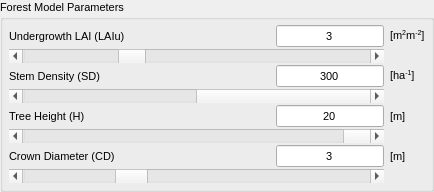
        <widget class="QgsCollapsibleGroupBox" name="ForestMP_Box">
         <property name="enabled">
          <bool>true</bool>
         </property>
         <property name="maximumSize">
          <size>
           <width>16777215</width>
           <height>16777215</height>
          </size>
         </property>
         <property name="font">
          <font>
           <pointsize>8</pointsize>
           <strikeout>false</strikeout>
          </font>
         </property>
         <property name="title">
          <string>Forest Model Parameters</string>
         </property>
         <property name="flat">
          <bool>true</bool>
         </property>
         <property name="collapsed" stdset="0">
          <bool>false</bool>
         </property>
         <property name="saveCollapsedState" stdset="0">
          <bool>false</bool>
         </property>
         <property name="saveCheckedState" stdset="0">
          <bool>false</bool>
         </property>
         <layout class="QGridLayout" name="gridLayout_5">
          <property name="leftMargin">
           <number>6</number>
          </property>
          <property name="topMargin">
           <number>6</number>
          </property>
          <property name="rightMargin">
           <number>6</number>
          </property>
          <property name="bottomMargin">
           <number>6</number>
          </property>
          <property name="verticalSpacing">
           <number>2</number>
          </property>
          <item row="2" column="0">
           <widget class="QLabel" name="SD_Text">
            <property name="sizePolicy">
             <sizepolicy hsizetype="Minimum" vsizetype="Preferred">
              <horstretch>0</horstretch>
              <verstretch>0</verstretch>
             </sizepolicy>
            </property>
            <property name="minimumSize">
             <size>
              <width>125</width>
              <height>0</height>
             </size>
            </property>
            <property name="maximumSize">
             <size>
              <width>16777215</width>
              <height>20</height>
             </size>
            </property>
            <property name="text">
             <string>Stem Density (SD)</string>
            </property>
           </widget>
          </item>
          <item row="4" column="0">
           <widget class="QLabel" name="TreeH_Text">
            <property name="sizePolicy">
             <sizepolicy hsizetype="Minimum" vsizetype="Preferred">
              <horstretch>0</horstretch>
              <verstretch>0</verstretch>
             </sizepolicy>
            </property>
            <property name="minimumSize">
             <size>
              <width>125</width>
              <height>0</height>
             </size>
            </property>
            <property name="maximumSize">
             <size>
              <width>16777215</width>
              <height>20</height>
             </size>
            </property>
            <property name="text">
             <string>Tree Height (H)</string>
            </property>
           </widget>
          </item>
          <item row="0" column="0">
           <widget class="QLabel" name="LAIu_Text">
            <property name="enabled">
             <bool>true</bool>
            </property>
            <property name="sizePolicy">
             <sizepolicy hsizetype="Minimum" vsizetype="Preferred">
              <horstretch>0</horstretch>
              <verstretch>0</verstretch>
             </sizepolicy>
            </property>
            <property name="minimumSize">
             <size>
              <width>125</width>
              <height>0</height>
             </size>
            </property>
            <property name="maximumSize">
             <size>
              <width>16777215</width>
              <height>20</height>
             </size>
            </property>
            <property name="text">
             <string>Undergrowth LAI (LAIu)</string>
            </property>
           </widget>
          </item>
          <item row="6" column="0">
           <widget class="QLabel" name="CD_Text">
            <property name="sizePolicy">
             <sizepolicy hsizetype="Minimum" vsizetype="Preferred">
              <horstretch>0</horstretch>
              <verstretch>0</verstretch>
             </sizepolicy>
            </property>
            <property name="minimumSize">
             <size>
              <width>125</width>
              <height>0</height>
             </size>
            </property>
            <property name="maximumSize">
             <size>
              <width>16777215</width>
              <height>20</height>
             </size>
            </property>
            <property name="text">
             <string>Crown Diameter (CD)</string>
            </property>
           </widget>
          </item>
          <item row="6" column="2">
           <widget class="QLineEdit" name="CD_lineEdit">
            <property name="sizePolicy">
             <sizepolicy hsizetype="Expanding" vsizetype="Minimum">
              <horstretch>0</horstretch>
              <verstretch>0</verstretch>
             </sizepolicy>
            </property>
            <property name="minimumSize">
             <size>
              <width>0</width>
              <height>0</height>
             </size>
            </property>
            <property name="inputMethodHints">
             <set>Qt::ImhDigitsOnly</set>
            </property>
            <property name="text">
             <string>3</string>
            </property>
            <property name="frame">
             <bool>true</bool>
            </property>
            <property name="alignment">
             <set>Qt::AlignCenter</set>
            </property>
           </widget>
          </item>
          <item row="3" column="0" colspan="3">
           <widget class="QScrollBar" name="SD_Slide">
            <property name="maximum">
             <number>50000000</number>
            </property>
            <property name="singleStep">
             <number>1000000</number>
            </property>
            <property name="pageStep">
             <number>1000000</number>
            </property>
            <property name="value">
             <number>3000000</number>
            </property>
            <property name="orientation">
             <enum>Qt::Horizontal</enum>
            </property>
           </widget>
          </item>
          <item row="7" column="0" colspan="3">
           <widget class="QScrollBar" name="CD_Slide">
            <property name="minimum">
             <number>1000</number>
            </property>
            <property name="maximum">
             <number>300000</number>
            </property>
            <property name="singleStep">
             <number>10000</number>
            </property>
            <property name="pageStep">
             <number>10000</number>
            </property>
            <property name="value">
             <number>30000</number>
            </property>
            <property name="orientation">
             <enum>Qt::Horizontal</enum>
            </property>
           </widget>
          </item>
          <item row="4" column="2">
           <widget class="QLineEdit" name="TreeH_lineEdit">
            <property name="sizePolicy">
             <sizepolicy hsizetype="Expanding" vsizetype="Minimum">
              <horstretch>0</horstretch>
              <verstretch>0</verstretch>
             </sizepolicy>
            </property>
            <property name="minimumSize">
             <size>
              <width>0</width>
              <height>0</height>
             </size>
            </property>
            <property name="inputMethodHints">
             <set>Qt::ImhDigitsOnly</set>
            </property>
            <property name="text">
             <string>20</string>
            </property>
            <property name="frame">
             <bool>true</bool>
            </property>
            <property name="alignment">
             <set>Qt::AlignCenter</set>
            </property>
           </widget>
          </item>
          <item row="1" column="0" colspan="3">
           <widget class="QScrollBar" name="LAIu_Slide">
            <property name="minimum">
             <number>100</number>
            </property>
            <property name="maximum">
             <number>100000</number>
            </property>
            <property name="singleStep">
             <number>100</number>
            </property>
            <property name="value">
             <number>30000</number>
            </property>
            <property name="orientation">
             <enum>Qt::Horizontal</enum>
            </property>
           </widget>
          </item>
          <item row="2" column="2">
           <widget class="QLineEdit" name="SD_lineEdit">
            <property name="sizePolicy">
             <sizepolicy hsizetype="Expanding" vsizetype="Minimum">
              <horstretch>0</horstretch>
              <verstretch>0</verstretch>
             </sizepolicy>
            </property>
            <property name="minimumSize">
             <size>
              <width>0</width>
              <height>0</height>
             </size>
            </property>
            <property name="inputMethodHints">
             <set>Qt::ImhDigitsOnly</set>
            </property>
            <property name="text">
             <string>300</string>
            </property>
            <property name="frame">
             <bool>true</bool>
            </property>
            <property name="alignment">
             <set>Qt::AlignCenter</set>
            </property>
           </widget>
          </item>
          <item row="5" column="0" colspan="3">
           <widget class="QScrollBar" name="TreeH_Slide">
            <property name="maximum">
             <number>500000</number>
            </property>
            <property name="singleStep">
             <number>10000</number>
            </property>
            <property name="pageStep">
             <number>1000</number>
            </property>
            <property name="value">
             <number>200000</number>
            </property>
            <property name="orientation">
             <enum>Qt::Horizontal</enum>
            </property>
           </widget>
          </item>
          <item row="2" column="3">
           <widget class="QLabel" name="label_4">
            <property name="text">
             <string>&lt;html&gt;&lt;head/&gt;&lt;body&gt;&lt;p&gt;[ha&lt;span style=&quot; vertical-align:super;&quot;&gt;-1&lt;/span&gt;]&lt;/p&gt;&lt;/body&gt;&lt;/html&gt;</string>
            </property>
           </widget>
          </item>
          <item row="0" column="3">
           <widget class="QLabel" name="label_2">
            <property name="text">
             <string>&lt;html&gt;&lt;head/&gt;&lt;body&gt;&lt;p&gt;[m&lt;span style=&quot; vertical-align:super;&quot;&gt;2&lt;/span&gt;m&lt;span style=&quot; vertical-align:super;&quot;&gt;-2&lt;/span&gt;]&lt;/p&gt;&lt;/body&gt;&lt;/html&gt;</string>
            </property>
           </widget>
          </item>
          <item row="6" column="3">
           <widget class="QLabel" name="label_6">
            <property name="text">
             <string>[m]</string>
            </property>
           </widget>
          </item>
          <item row="4" column="3">
           <widget class="QLabel" name="label_5">
            <property name="text">
             <string>[m]</string>
            </property>
           </widget>
          </item>
          <item row="0" column="2">
           <widget class="QLineEdit" name="LAIu_lineEdit">
            <property name="sizePolicy">
             <sizepolicy hsizetype="Preferred" vsizetype="Preferred">
              <horstretch>0</horstretch>
              <verstretch>0</verstretch>
             </sizepolicy>
            </property>
            <property name="minimumSize">
             <size>
              <width>0</width>
              <height>0</height>
             </size>
            </property>
            <property name="maximumSize">
             <size>
              <width>167777</width>
              <height>16777215</height>
             </size>
            </property>
            <property name="layoutDirection">
             <enum>Qt::LeftToRight</enum>
            </property>
            <property name="inputMethodHints">
             <set>Qt::ImhDigitsOnly</set>
            </property>
            <property name="text">
             <string>3</string>
            </property>
            <property name="frame">
             <bool>true</bool>
            </property>
            <property name="alignment">
             <set>Qt::AlignCenter</set>
            </property>
           </widget>
          </item>
          <item row="0" column="1">
           <spacer name="horizontalSpacer_15">
            <property name="orientation">
             <enum>Qt::Horizontal</enum>
            </property>
            <property name="sizeType">
             <enum>QSizePolicy::Expanding</enum>
            </property>
            <property name="sizeHint" stdset="0">
             <size>
              <width>130</width>
              <height>20</height>
             </size>
            </property>
           </spacer>
          </item>
         </layout>
        </widget>
